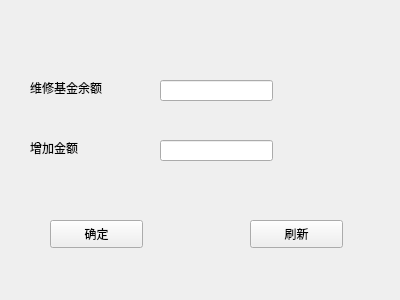
<?xml version="1.0" encoding="UTF-8"?>
<ui version="4.0">
 <class>update_repair_fund</class>
 <widget class="QWidget" name="update_repair_fund">
  <property name="geometry">
   <rect>
    <x>0</x>
    <y>0</y>
    <width>400</width>
    <height>300</height>
   </rect>
  </property>
  <property name="windowTitle">
   <string>update_repair_fund</string>
  </property>
  <widget class="QLineEdit" name="balance_lineEdit">
   <property name="geometry">
    <rect>
     <x>160</x>
     <y>80</y>
     <width>113</width>
     <height>21</height>
    </rect>
   </property>
   <property name="readOnly">
    <bool>true</bool>
   </property>
  </widget>
  <widget class="QLabel" name="label">
   <property name="geometry">
    <rect>
     <x>30</x>
     <y>80</y>
     <width>91</width>
     <height>16</height>
    </rect>
   </property>
   <property name="text">
    <string>维修基金余额</string>
   </property>
  </widget>
  <widget class="QLabel" name="label_2">
   <property name="geometry">
    <rect>
     <x>30</x>
     <y>140</y>
     <width>72</width>
     <height>15</height>
    </rect>
   </property>
   <property name="text">
    <string>增加金额</string>
   </property>
  </widget>
  <widget class="QLineEdit" name="add_money_lineEdit">
   <property name="geometry">
    <rect>
     <x>160</x>
     <y>140</y>
     <width>113</width>
     <height>21</height>
    </rect>
   </property>
  </widget>
  <widget class="QPushButton" name="yes_btn">
   <property name="geometry">
    <rect>
     <x>50</x>
     <y>220</y>
     <width>93</width>
     <height>28</height>
    </rect>
   </property>
   <property name="text">
    <string>确定</string>
   </property>
  </widget>
  <widget class="QPushButton" name="new_btn">
   <property name="geometry">
    <rect>
     <x>250</x>
     <y>220</y>
     <width>93</width>
     <height>28</height>
    </rect>
   </property>
   <property name="text">
    <string>刷新</string>
   </property>
  </widget>
 </widget>
 <resources/>
 <connections/>
</ui>
